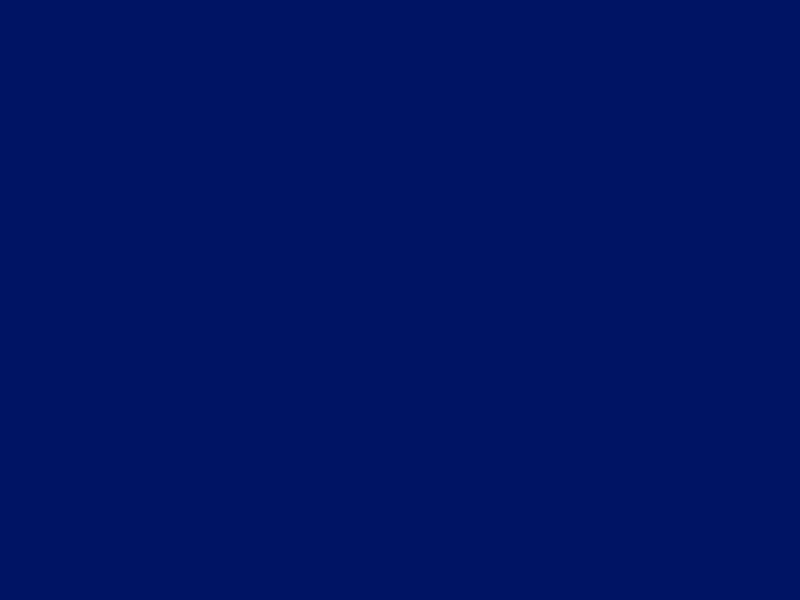
Frame 1 (no input)
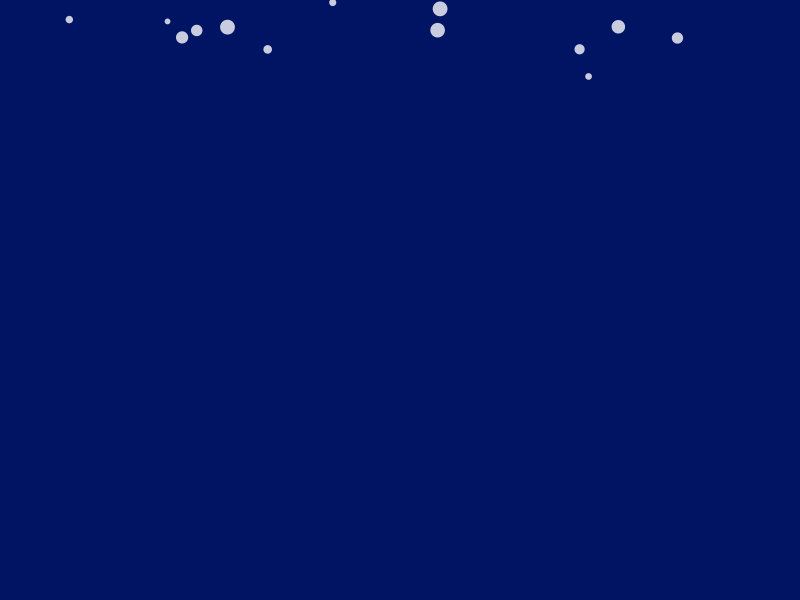
Frame 60 (the mouse pressed at the canvas centre just before this capture)
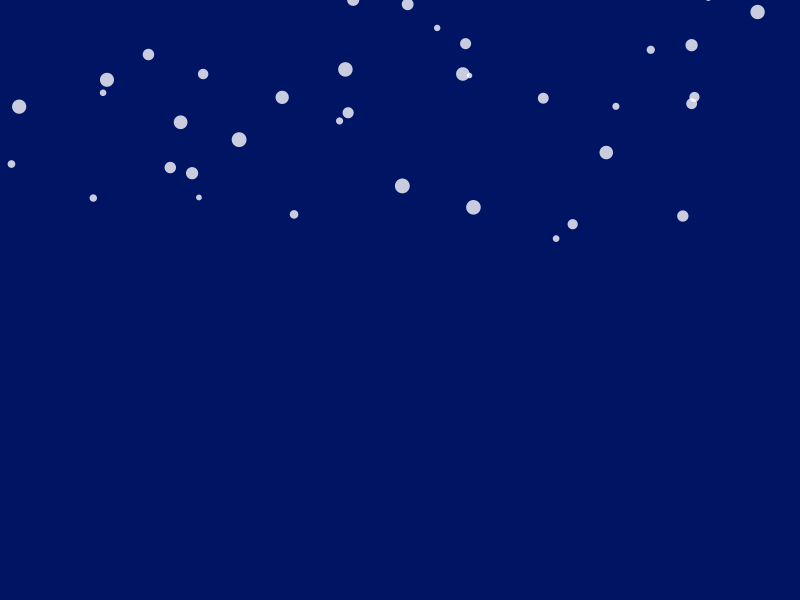
Frame 120 (the mouse held since frame 60 and released just before this capture)

The Processing sketch that drew these frames (run headless with seeded random() and noise(); from frame 60 on, the mouse is pressed at the canvas centre):

// Processing sketch: snowflake
// ── snowflake.pde
int count = 100;
PVector [] loc = new PVector [count];
PVector [] vel = new PVector [count];
PVector [] acc = new PVector [count];
float [] sz = new float [count];

void setup(){
  
  size(800, 600);
  for (int i = 0; i < count; i++) {
    sz[i] = random(5, 15);
    loc[i] = new PVector(random(width), random(-height, -sz[i]/2));
    vel[i] = new PVector(0, random(2));
    acc[i] = new PVector(0, .02);
  }
  noStroke();
  fill(255, 200);
}

void draw() {
  background(0, 20, 100);
  for (int i = 0; i < count; i++) {

    vel[i].add(acc[i]);
    loc[i].add(vel[i]);
    vel[i].limit(3);

    ellipse(loc[i].x, loc[i].y, sz[i], sz[i]);

    acc[i].x = random(-.1, .1);

    if (loc[i].y - sz[i]/2 > height) {
      loc[i].set(random(width), random(-height, -sz[i]/2));
      vel[i].set(0, 1);
    }
  }
}
